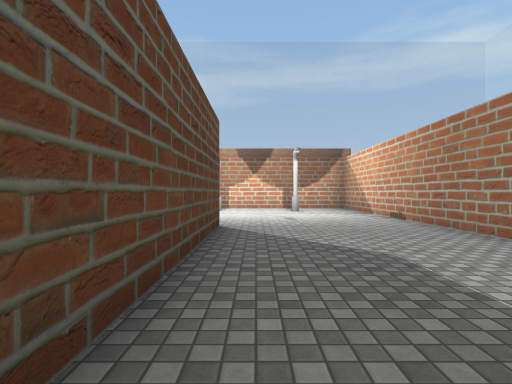
view 1 (above)

20 first-person views from a walk through a 3-D level made in the Unity game engine. The camera is 1.3 m above the floor, looks level and sees 80° across. The floor is counted in squares, 2 m on a side. Each view is taken from the middle of a square. On the plan, view 1 faces up. The plan holds only what a view shows up to about 10 squares ahead; the rest is blank. The place goes on beyond the plan. Some surface patterns are stand-ins.

view 2
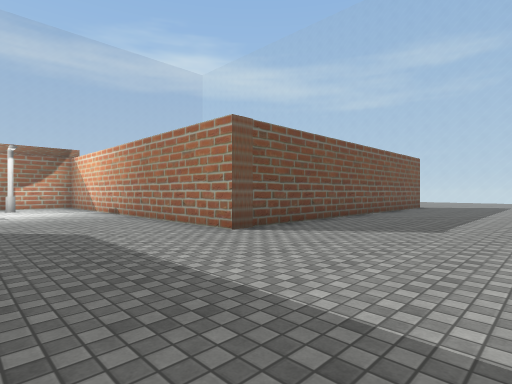

view 3
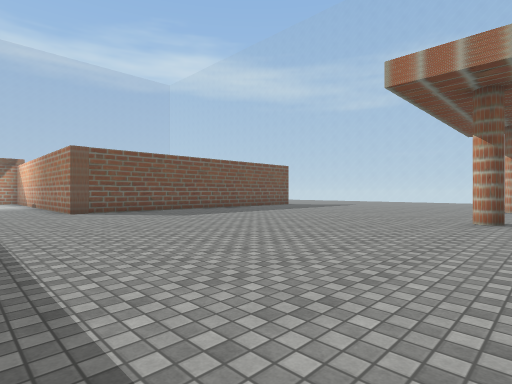

view 4
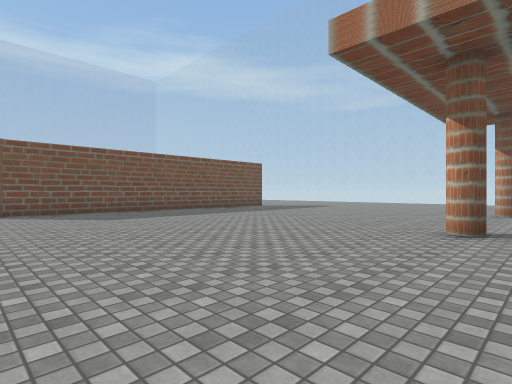

view 5
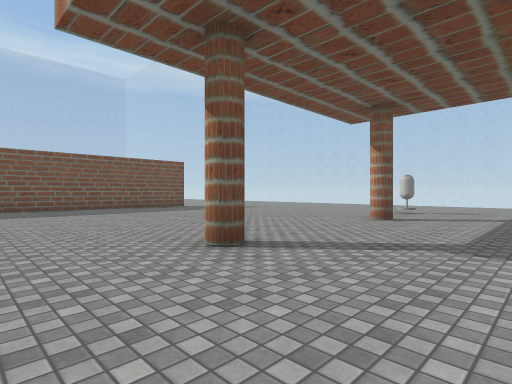

view 6
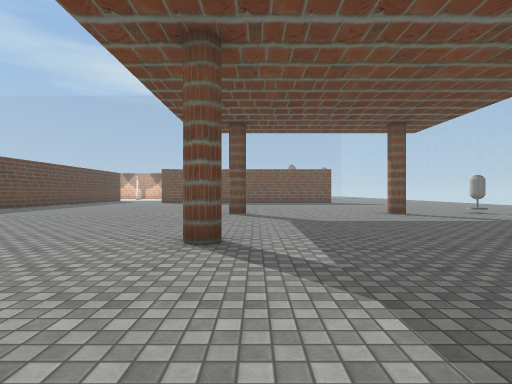

view 7
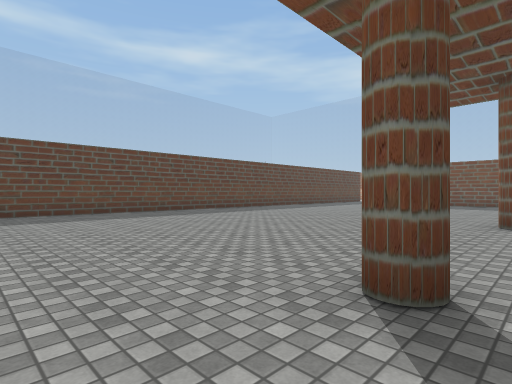

view 8
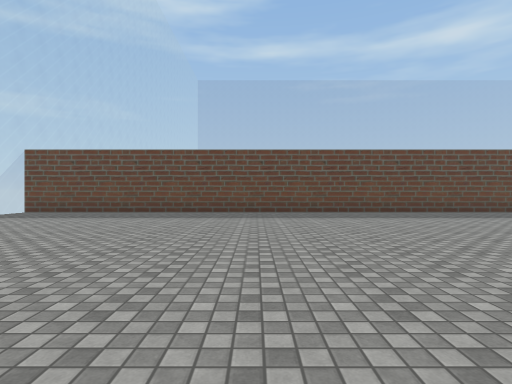

view 9
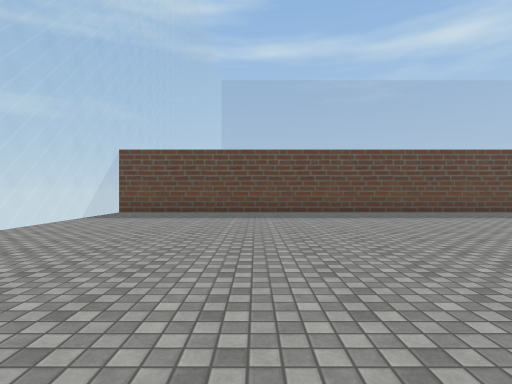

view 10
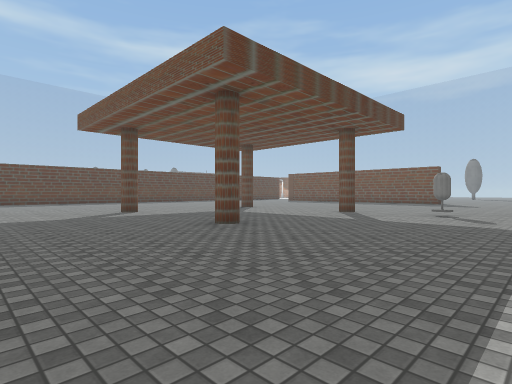

view 11
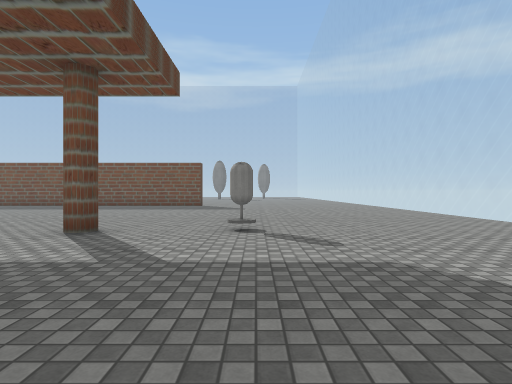

view 12
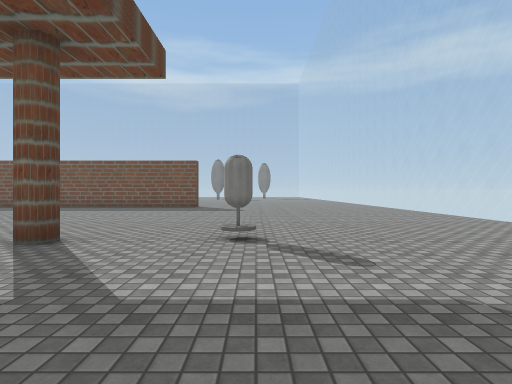

view 13
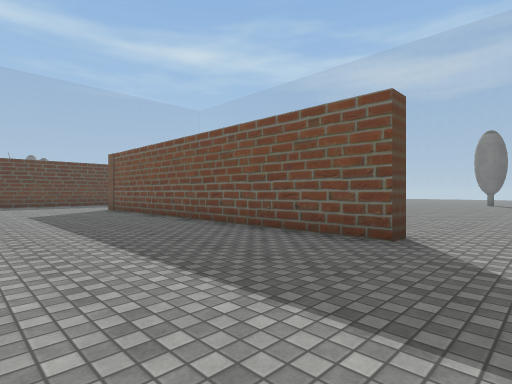

view 14
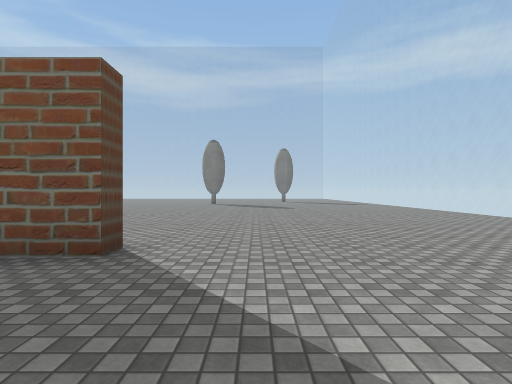

view 15
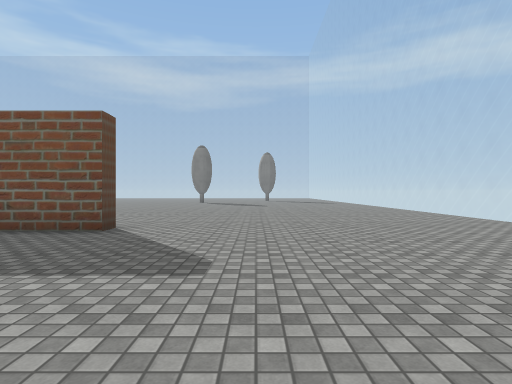

view 16
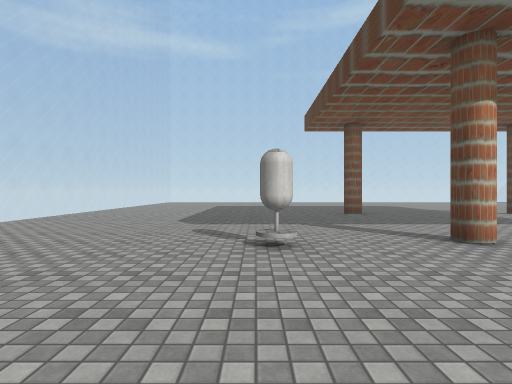

view 17
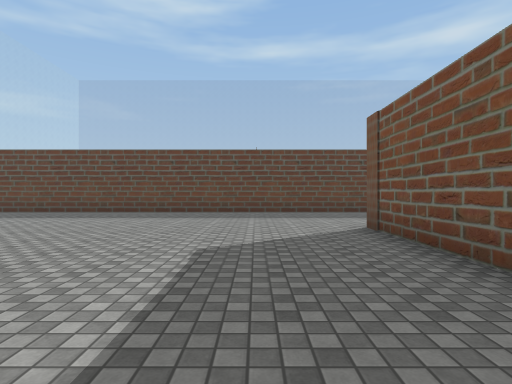

view 18
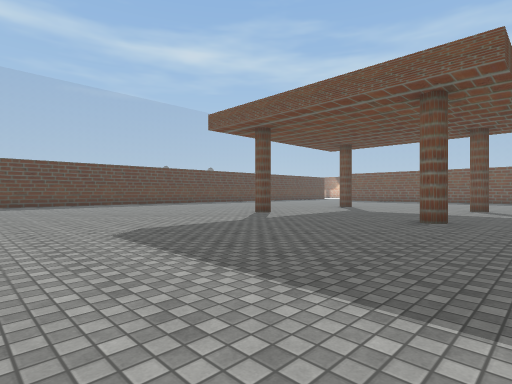

view 19
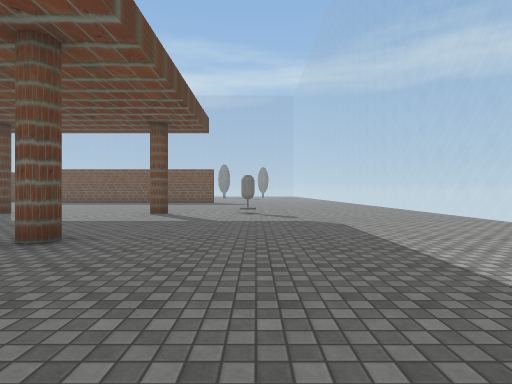

view 20
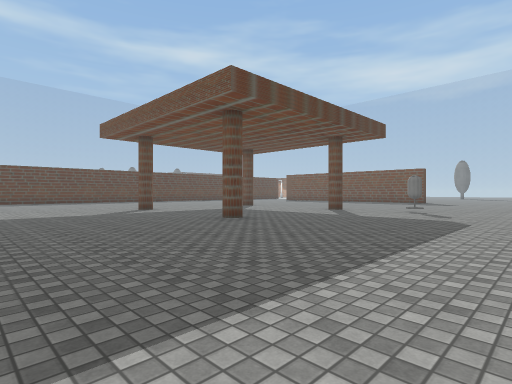

### Floor plan
Key: @ floor where view 1 was taken; # wall or solid block; . floor; = window, fence, low wall or low ledge; S streetlight; O other object.
Columns run from 1 left of view 1 to 22 right of it. Each row starts with its distance up from view 1.
 10 ..S..#        ..
  9 .....#      ...........
  8 .....#      ...........=
  7 .....#       ..........
  6 .....#       ..........=
  5 #....#       ..........=
  4 #....#        .........
  3 #....#        .........
  2 #....##########.......
  1 #.....................
  0 #@...................
 -1 #......................
 -2 #......................=
 -3 #......................=
 -4 #......................=
 -5 #......................
 -6 #......................
 -7 #.........#...#..O.....=
 -8 #......................=
 -9 #......................
-10 #......................
-11 #......................=
-12 #........#....#........=
-13 #......................
-14 #....................
-15 #....................
-16 #....................
-17 #....................
-18 #................
-19 #......... ......
-20 #........
-21 #.......
-22 #......

Positions as (right, up) in squares from view 1, and headings:
1: (0, 0), facing up
2: (0, -2), facing up-right
3: (1, -8), facing up-right
4: (3, -8), facing up-right
5: (6, -10), facing up-right
6: (9, -16), facing up
7: (9, -14), facing up-left
8: (9, -15), facing left
9: (9, -18), facing left
10: (18, -16), facing up-left
11: (16, -12), facing up
12: (16, -11), facing up
13: (15, -2), facing up-left
14: (15, -1), facing up
15: (16, -3), facing up
16: (16, -3), facing down
17: (9, 0), facing left
18: (15, -19), facing up-left
19: (16, -16), facing up
20: (19, -17), facing up-left
